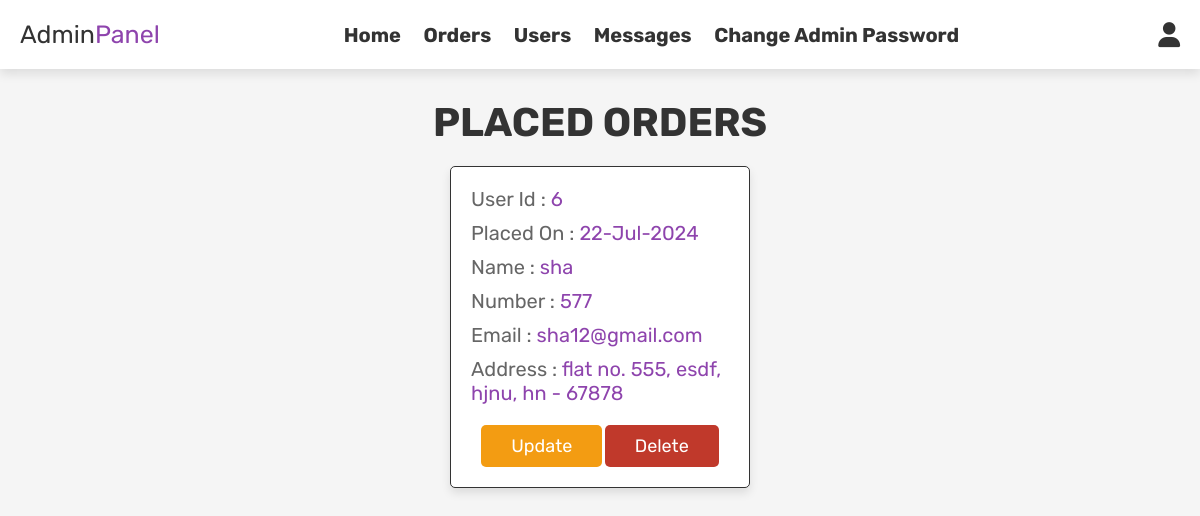
The page /admin_orders.php (signed in) on the database its author committed.
### tables this page shows
CREATE TABLE `orders` (
  `id` int(100) NOT NULL,
  `user_id` int(100) NOT NULL,
  `name` varchar(100) NOT NULL,
  `number` varchar(12) NOT NULL,
  `email` varchar(100) NOT NULL,
  `address` varchar(500) NOT NULL,
  `placed_on` varchar(50) NOT NULL
);

### admin_orders.php (the view, shortened to what this page needs)
<?php
include 'config.php';
?>
<!DOCTYPE html>
<html lang="en">
<head>
   <link rel="stylesheet" href="https://cdnjs.cloudflare.com/ajax/libs/font-awesome/6.0.0/css/all.min.css">
   <link rel="stylesheet" href="css/admin_style.css">
</head>
<body>
<?php include 'admin_header.php'; ?>
<section class="orders">
   <h1 class="title">Placed Orders</h1>
   <div class="box-container">
      <?php
      $select_orders = mysqli_query($conn, "SELECT * FROM `orders`") or die('query failed');
      if(mysqli_num_rows($select_orders) > 0){
         while($fetch_orders = mysqli_fetch_assoc($select_orders)){
      ?>
      <div class="box">
         <p> User Id : <span><?php echo $fetch_orders['user_id']; ?></span> </p>
         <p> Placed On : <span><?php echo $fetch_orders['placed_on']; ?></span> </p>
         <p> Name : <span><?php echo $fetch_orders['name']; ?></span> </p>
         <p> Number : <span><?php echo $fetch_orders['number']; ?></span> </p>
         <p> Email : <span><?php echo $fetch_orders['email']; ?></span> </p>
         <p> Address : <span><?php echo $fetch_orders['address']; ?></span> </p>
         <form action="" method="post">
            <input type="submit" value="update" name="update_order" class="option-btn">
            <a href="admin_orders.php?delete=<?php echo $fetch_orders['id']; ?>" onclick="return confirm('delete this order?');" class="delete-btn">delete</a>
         </form>
      </div>
      <?php
         }
      }else{
         echo '<p class="empty">no orders placed yet!</p>';
      }
      ?>
   </div>
</section>
</body>
</html>

### admin_style.css (style rules this page uses)
:root { --purple:#8e44ad; --red:#c0392b; --orange:#f39c12; --black:#333; --white:#fff; --light-color:#666; --light-white:#ccc; --light-bg:#f5f5f5; --border:.1rem solid var(--black); --box-shadow:0 .5rem 1rem rgba(0,0,0,.1); }
* { font-family: 'Rubik', sans-serif; margin:0; padding:0; box-sizing: border-box; outline: none; border:none; text-decoration: none; transition:all .2s linear; }
html { font-size: 62.5%; overflow-x: hidden; }
body { background-color: var(--light-bg); }
section { padding:3rem 2rem; }
.title { text-align: center; margin-bottom: 2rem; text-transform: uppercase; color:var(--black); font-size: 4rem; }
.btn, .option-btn, .delete-btn, .white-btn { display: inline-block; margin-top: 1rem; padding:1rem 3rem; cursor: pointer; color:var(--white); font-size: 1.8rem; border-radius: .5rem; text-transform: capitalize; }
.option-btn { background-color: var(--orange); }
.delete-btn { background-color: var(--red); }
.orders .box-container { display: grid; grid-template-columns: repeat(auto-fit, 30rem); justify-content: center; gap:1.5rem; max-width: 1200px; margin:0 auto; align-items: flex-start; }
.orders .box-container .box { background-color: var(--white); padding:2rem; border:var(--border); box-shadow: var(--box-shadow); border-radius: .5rem; }
.orders .box-container .box p { padding-bottom: 1rem; font-size: 2rem; color:var(--light-color); }
.orders .box-container .box p span { color:var(--purple); }
.orders .box-container .box form { text-align: center; }

### rows shown on the page
orders: user "6", placed_on "22-Jul-2024", name "sha", number "577", email "sha12@gmail.com", address "flat no. 555, esdf, hjnu, hn - 67878"
